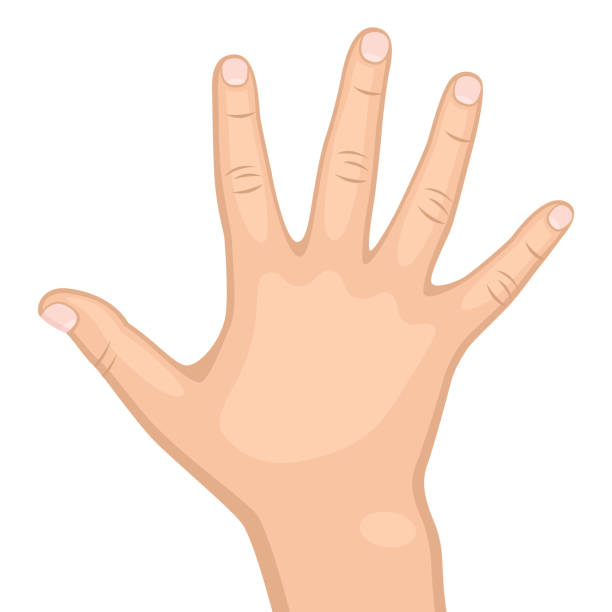
#> input picture assets/hand.jpg, 612 x 612 px
$ python tutorial1.py
#> lines starting #> are read from the running program, lines starting #| are printed output that depends on the picture
# How to import, resize, rotate an image
import cv2

img = cv2.imread('assets/hand.jpg', 1)
#> img is the input picture: shape (612, 612, 3); mean B, G, R 223.3, 234.9, 252.3
img = cv2.resize(img, (0, 0), fx=0.5, fy=0.5)
#> img: shape (306, 306, 3)
img = cv2.rotate(img, cv2.ROTATE_90_CLOCKWISE)
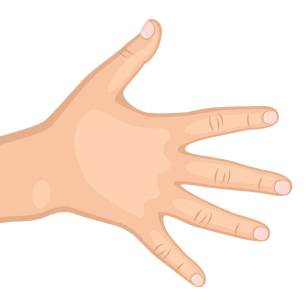
#> img: shape (306, 306, 3); mean B, G, R 223.3, 234.9, 252.3
cv2.imwrite('assets/new_img.jpg', img)  # write an image aka save a new img

cv2.imshow('Hand', img)
cv2.waitKey(0)  # waits x seconds, 0 is infinite
cv2.destroyAllWindows()
